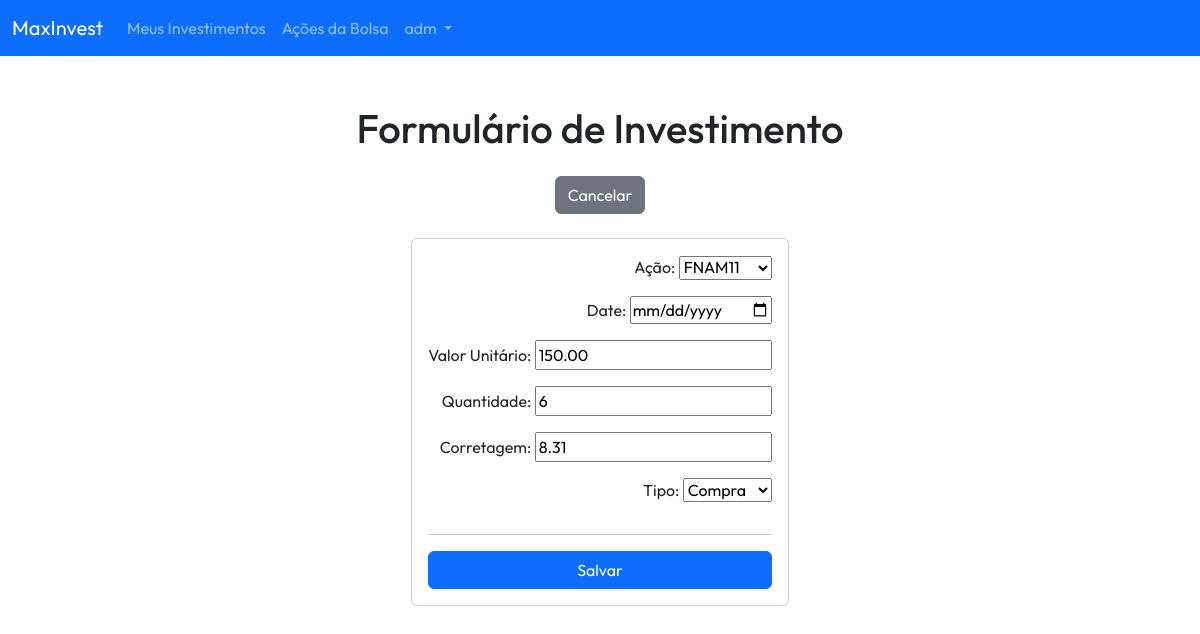
Screenshot of /invest-update/1/ (signed in) with the database file from the repository.
### base/models.py (models this page shows, shortened)
class Stock(models.Model):
    stock = models.CharField(max_length=10, db_column='stock')
    name = models.CharField(max_length=200, db_column='name')
    market_cap = models.CharField(max_length=20, db_column='market_cap', null=True)
    def __str__(self):
       return self.stock

class Investment(models.Model):
    investment_type_options = (
        ("C", "Compra"),
        ("V", "Venda")
    )
    user = models.ForeignKey(User, on_delete=models.CASCADE, null=False)
    stock = models.ForeignKey(Stock, on_delete=models.CASCADE, null=False)
    code = models.CharField(verbose_name='Código', max_length=25, null=False, blank=True)
    date = models.DateField(verbose_name='Data de Investimento')
    value = models.DecimalField(verbose_name='Valor Unitário',max_digits=15,decimal_places=2,default=0)
    amount = models.IntegerField(verbose_name='Quantidade',default=0)
    brokerage = models.DecimalField(verbose_name='Corretagem',max_digits=5,decimal_places=2,default=0)
    type = models.CharField(verbose_name='Tipo', max_length=1, choices=investment_type_options, null=False, blank=True)
    class Meta:
        ordering = ['date']

### base/views.py (the view)
# urls.py: path('invest-update/<int:pk>/', InvestUpdate.as_view(), name='invest-update'),
class InvestUpdate(LoginRequiredMixin, UpdateView):
    model = Investment
    form_class = InvestForm
    success_url = reverse_lazy('investments')
    template_name = 'base/investment_form.html'

### base/views.py (shortened to what this page needs)
class InvestForm(forms.ModelForm):
    class Meta:
        model = Investment
        fields = ['stock', 'date', 'value', 'amount', 'brokerage', 'type']
    stock = forms.ModelChoiceField(queryset=Stock.objects.all())
    date = forms.DateField(widget=widgets.DateInput(attrs={'type': 'date'}), initial=timezone.now)
    def __init__(self, *args, **kwargs):
        super().__init__(*args, **kwargs)
        self.fields['stock'].queryset = Stock.objects
        self.fields['stock'].label = 'Ação'
        self.fields['stock'].empty_label = None

### base/templates/base/investment_form.html (shortened to what this page needs)
{% extends "style.html" %}
{% block page_content %}
<nav class="navbar navbar-expand-lg navbar-dark bg-primary">
    <div class="container-fluid">
    <a class="navbar-brand" href="{% url 'investments' %}">MaxInvest</a>
    <div class="collapse navbar-collapse">
        <ul class="navbar-nav">
            {% if request.user.is_authenticated %}
                <li class="nav-item">
                    <a class="nav-link" href="{% url 'investments' %}">Meus Investimentos</a>
                </li>
                <li class="nav-item">
                    <a class="nav-link" href="{% url 'stocks_list' %}">Ações da Bolsa</a>
                </li>
                <li class="nav-item dropdown">
                    <a class="nav-link dropdown-toggle" href="#" role="button" data-bs-toggle="dropdown" aria-expanded="false">
                        {{request.user}}
                    </a>
                </li>
            {% else %}
                <li class="nav-item">
                    <a class="nav-link" href="{% url 'login' %}">Entrar</a>
                </li>
            {% endif %}
        </ul>
    </div>
    </div>
</nav>
<h1 class="text-center mt-5">Formulário de Investimento</h1>
<div class="d-flex justify-content-center m-4">
    <a href="{% url 'investments' %}">
        <button class="btn btn-secondary">Cancelar</button>
    </a>
</div>
<div class="d-flex justify-content-center pt-0 p-5">
    <div class="card text-center">
        <div class="card-body">
            <form method="POST" class="text-end" style="display: grid;">
                {{form.as_p}}
                <hr/>
                <input type="submit" value="Salvar" class="btn btn-primary">
            </form>
        </div>
    </div>
</div>
{% endblock %}

### max_invest/templates/style.html (style rules this page uses)
body { font-family: 'Outfit', sans-serif; }

### rows the page displays
Stock: stock "FNAM11"
Investment: value "150.00", amount "6", brokerage "8.31", type "Compra"

### other values shown
{{ request.user }} "adm"
